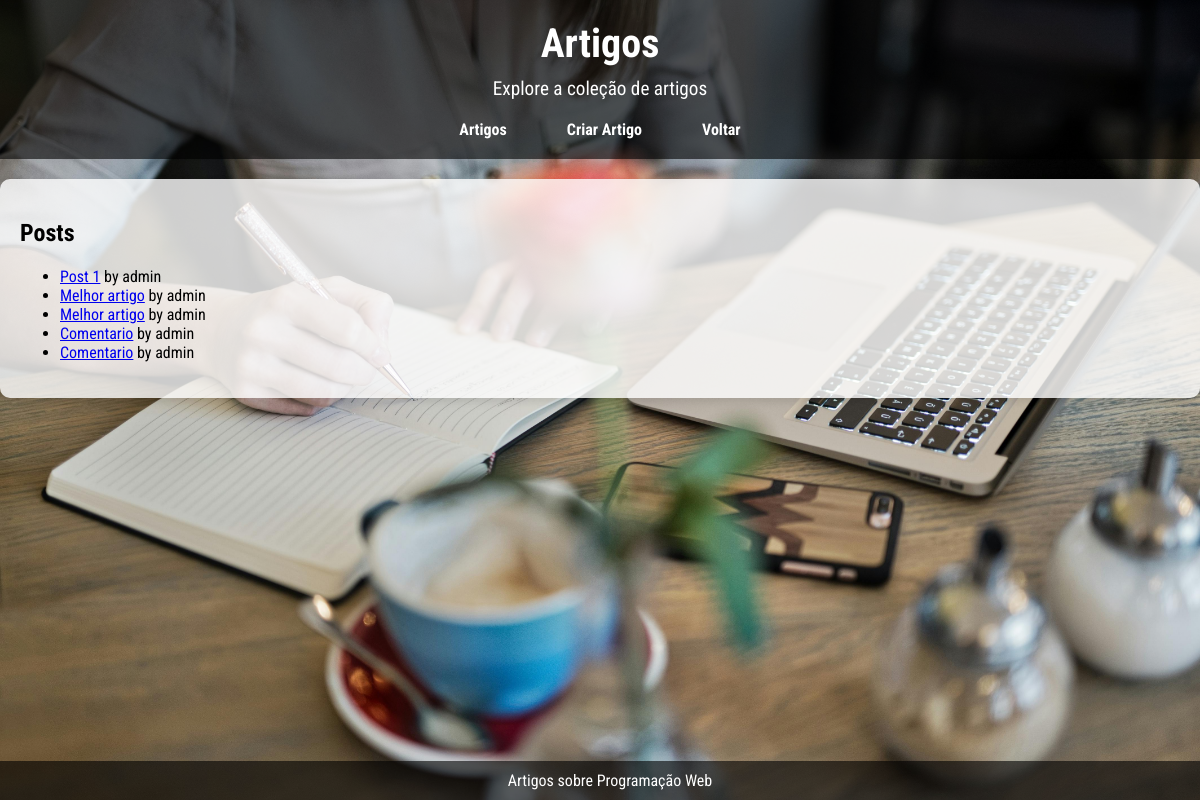
The app's page /artigos/ with its own data.
### artigos/models.py (models this page shows, shortened)
class Post(models.Model):
    title = models.CharField(max_length=200)
    author = models.ForeignKey(Author, on_delete=models.CASCADE)
    content = models.TextField()
    created_at = models.DateTimeField(auto_now_add=True)
    updated_at = models.DateTimeField(auto_now=True)
    cover_image = models.ImageField(upload_to='post_images/', blank=True, null=True)

class Author(models.Model):
    user = models.OneToOneField(User, on_delete=models.CASCADE)
    bio = models.TextField()

### artigos/views.py (the view)
# urls.py: path('', views.home_view, name='home'),
def home_view(request):
    posts = Post.objects.all()
    context = {'posts': posts}
    return render(request, 'artigos/home.html', context)

### artigos/templates/artigos/home.html
{% extends 'artigos/template.html' %}
{% block content %}
<div class="posts">
    <h2>Posts</h2>
    <ul>
        {% for post in posts %}
        <li><a href="{% url 'artigos:post' post.id %}">{{ post.title }}</a> by {{ post.author.user.username }}</li>
        {% endfor %}
    </ul>
</div>
{% endblock %}

### static/css/artigos_template.css (style rules this page uses)
body { background: url('/media/artigos/bg-artigos.jpg') no-repeat center center fixed; background-size: cover; font-family: "Roboto Condensed", sans-serif; margin: 0; padding: 0; }

### records on screen
Post: title "Post 1", author.user.username "admin"
Post: title "Melhor artigo", author.user.username "admin"
Post: title "Melhor artigo", author.user.username "admin"
Post: title "Comentario", author.user.username "admin"
Post: title "Comentario", author.user.username "admin"
